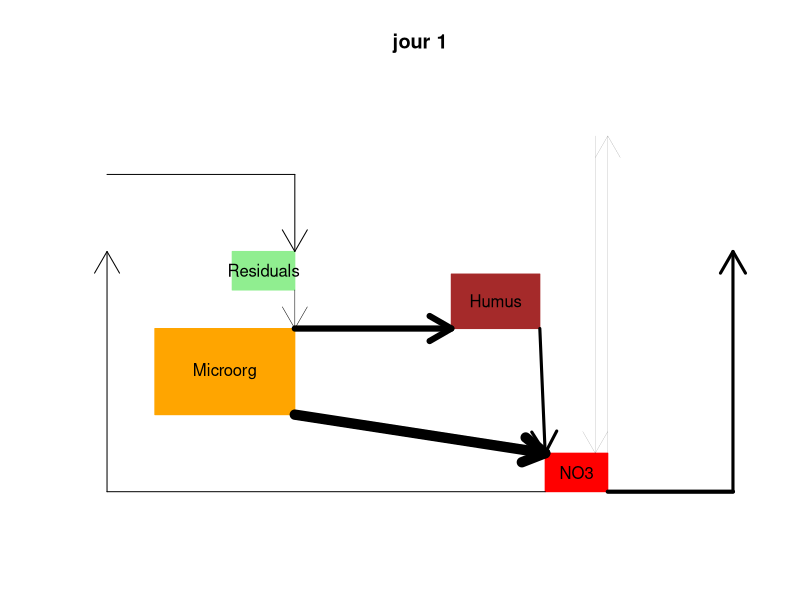

R code for this plot: (Note: this script raises an error after producing the figure.)

NitrogenMap<-function(df,stocksScale=1, fluxesScale=1, titre="Stocks et flux d'azote") {
	#if (nrow(df)>1) layout(matrix(1:nrow(df), byrow=TRUE))
	for (i in 1:nrow(df)){
		x<-df[i,]
		if (length(titre)==1) titre<-rep(titre, nrow(df))
		if (nrow(df)>1) dev.new()
		plot(c(0,100), c(0,100), type="n", xaxt="n", yaxt="n", xlab="", ylab="", bty="n", main=titre[i])
		rect(xleft=30-(x$residues*stocksScale/10), ybottom=50, xright=30, ytop=60, col = "lightgreen", border = "lightgreen")
		text(30-(x$residues*stocksScale/10)/2, 55, "Residuals")
		rect(xleft=30-sqrt(x$microorg*stocksScale), ybottom=40-sqrt(x$microorg*stocksScale), xright=30, ytop=40, col = "orange", border = "orange")
		text(30-sqrt(x$microorg*stocksScale)/2, 40-sqrt(x$microorg*stocksScale)/2, "Microorg")
		rect(xleft=55, ybottom=40, xright=55+sqrt(x$humus*stocksScale), ytop=40+sqrt(x$humus*stocksScale), col = "brown", border = "brown")
		text(55+sqrt(x$humus*stocksScale)/2, 40+sqrt(x$humus*stocksScale)/2, "Humus")
		rect(xleft=70, ybottom=30-sqrt(x$microorg*stocksScale)-sqrt(x$NO3*stocksScale), xright=70+sqrt(x$NO3*stocksScale), ytop=30-sqrt(x$microorg*stocksScale), col = "red", border = "red")
		text(70+sqrt(x$NO3*stocksScale)/2, 30-sqrt(x$microorg*stocksScale)-sqrt(x$NO3*stocksScale)/2, "NO3")
		arrows(x0=70, y0=30-sqrt(x$microorg*stocksScale)-sqrt(x$NO3*stocksScale), x1 = 0, y1 = 30-sqrt(x$microorg*stocksScale)-sqrt(x$NO3*stocksScale), length = 0, lwd=fluxesScale*x$NO3toPlant) #trait horizontal
		arrows(x0=0, y0=30-sqrt(x$microorg*stocksScale)-sqrt(x$NO3*stocksScale), x1 = 0, y1 = 60, length = 0.25, lwd=fluxesScale*x$NO3toPlant)
		arrows(x0=0, y0=80, x1 = 30, y1 = 80, length = 0, lwd=fluxesScale*x$PlanttoResidues) #trait horizontal
		arrows(x0=30, y0=80, x1 = 30, y1 = 60, length = 0.25, lwd=fluxesScale*x$PlanttoResidues)
		arrows(x0=30, y0=50, x1 = 30, y1 = 40, length = 0.25, lwd=fluxesScale*x$ResiduestoMicroorg)
		arrows(x0=30, y0=40, x1 = 55, y1 = 40, length = 0.25, lwd=fluxesScale*x$MicroorgtoHumus)
		arrows(x0=30, y0=40-sqrt(x$microorg*stocksScale), x1 = 70, y1 = 30-sqrt(x$microorg*stocksScale), length = 0.25, lwd=fluxesScale*x$MicroorgtoNO3)
		arrows(x0=55+sqrt(x$humus*stocksScale), y0=40, x1 = 70, y1 = 30-sqrt(x$microorg*stocksScale), length = 0.25, lwd=fluxesScale*x$HumustoNO3)
		arrows(x0=70+sqrt(x$NO3*stocksScale), y0=30-sqrt(x$microorg*stocksScale), x1 = 70+sqrt(x$NO3*stocksScale), y1 = 90, length = 0.25, lwd=fluxesScale*x$NO3toAtm)
		arrows(x0=68+sqrt(x$NO3*stocksScale), y1=30-sqrt(x$microorg*stocksScale), x1 = 68+sqrt(x$NO3*stocksScale), y0 = 90, length = 0.25, lwd=fluxesScale*x$NO3toAtm)
		arrows(x0=70+sqrt(x$NO3*stocksScale), y0=30-sqrt(x$microorg*stocksScale)-sqrt(x$NO3*stocksScale), x1 = 100, y1 = 30-sqrt(x$microorg*stocksScale)-sqrt(x$NO3*stocksScale), length = 0, lwd=fluxesScale*x$PlanttoResiduals) #trait horizontal
		arrows(x0=100, y0=30-sqrt(x$microorg*stocksScale)-sqrt(x$NO3*stocksScale), x1 = 100, y1 = 60, length = 0.25, lwd=fluxesScale*x$NO3toTree)
	}
	
}

x1<-data.frame(residues=10, microorg=50, humus=20, NO3=10,
	PlanttoResiduals=4, ResiduestoMicroorg=0.5, 
	MicroorgtoHumus=6, MicroorgtoNO3=10, HumustoNO3=3,
	NO3toAtm=0.1, AtmtoNO3=5, NO3toPlant=1, NO3toTree=3)
NitrogenMap(x1, stocksScale=10, titre="jour 1")

simuChristian<-lectureHisAFe("/Users/user/Documents/a_System/modelisation/Hi-SAFE/simulationsChristian/CD21_AF_A3_13x8_2_arbres_plot.txt")
reformate<-simuChristian$data[, c("Date", "nitrogenResidus", "microorgBiomass", "activeNitrogenHumusStock", "mineralNitrogenStock",
"nLeafLitter", "nitrogenImmobilisation",
"nitrogenHumification", "nitrogenRestitution", "nitrogenHumusMineralisation",
"nitrogenVolatilisation", "nitrogenFixation", "nitrogenExtractedByCrops", "nitrogenExtractedByTrees"
)]
names(reformate)<-c("date", "residues","microorg","humus","NO3","PlanttoResiduals","ResiduestoMicroorg", "MicroorgtoHumus",   
	"MicroorgtoNO3","HumustoNO3","NO3toAtm","AtmtoNO3","NO3toPlant","NO3toTree"  )

NitrogenMap(reformate[13000,], stocksScale=0.01, fluxesScale=0.1, titre="jour 13000")
jours<-c(10500, 11500, 12500, 13500)
NitrogenMap(reformate[jours,], stocksScale=0.1, fluxesScale=0.1, titre=paste("jour",  jours))




